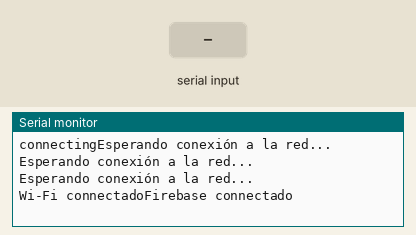
This sketch was run on a simulated ESP8266 (NodeMCU). Parts: the last lines printed to the serial monitor. Inputs (shaded band) come from the test bench. WiFi joins after 1.5 s; servers stay silent unless stated.

Above: at 2.7 s.
2.8 s: "90,45\n" received over the second serial link
At 5.3 s:
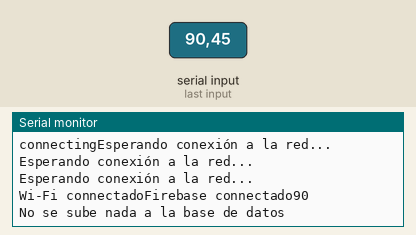
5.8 s: "30,150\n" received over the second serial link
At 7.8 s:
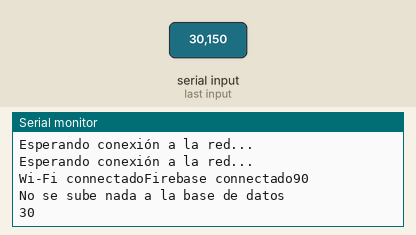

The sketch:

Firebase_Nodemcu.ino
```cpp
/*
   Proframa cargado al NodeMCU 8266, utilizando
   el IDE de Arduino
*/
//Librerías para usar el NodeMCU 8266 y Firebase
#include <ESP8266WiFi.h>
#include <FirebaseArduino.h>

//Informacipon de la base de datos de Firebase
#define FIREBASE_HOST "refrigerador-inteligente.firebaseio.com"
#define FIREBASE_AUTH "rvPLT3FuS117nnM56IQy5ibU5snfU7BSMEO0rObb"

//Nombre y contraseña de la red a conectar
#define WIFI_SSID "Tvcable_Rojas"
#define WIFI_PASSWORD "Jesus2017"

#include <SoftwareSerial.h>
//pines a utilizar para la comunicación serial
SoftwareSerial s(D6, D5); //Rx,Tx
//variable de lectura
String sensor;
//variable a subir a la base de datos
int subir;

void setup() {
  Serial.begin(9600);
  s.begin(9600);
  //conexión a la red wi-fi
  WiFi.begin(WIFI_SSID, WIFI_PASSWORD);
  Serial.print("connecting");
  //verificando conexión
  while (WiFi.status() != WL_CONNECTED) {
    Serial.println("Esperando conexión a la red...");
    delay(500);
  }
  Serial.print("Wi-Fi connectado");
  //una vez conectado a la red wi-fi, se puede conectar Firebase
  Firebase.begin(FIREBASE_HOST, FIREBASE_AUTH);
  Serial.print("Firebase connectado");
}

void loop() {

  // validando recibimiento de información
  if (s.available() > 0) {
    /*se crea un ciclo for para que se llenen los valores
        sensados por la celda de carga y se actualicen en la
        base de datos
    */
    for (int op = 1; op < 5; op++) {
      /*
         Primero se lee la información que envía
         el arduino, luego se la transforma a float
         para subir a la base de datos
      */
      sensor = s.readStringUntil(13);
      subir = sensor.toInt();
      if (op == 1) {
        //subiendo información establecida a la base de datos
        /*
           cada celda de carga se enceró con su masa inicial
           por eso cuando no haya nada, la lectura será un
           número negativo e indicará que su masa real o vacía
           es 0
        */
        if (subir < 0) {
          Firebase.setInt("Refrigerador/Agua", 0);
          Serial.println(0);
        } else if (subir > 0) {
          /*
             cuando la lectura es mayor a 0, significa que si hay producto
             y por ende medirá dicha masa y la subirá a la base de datos
          */
          Firebase.setInt("Refrigerador/Agua", subir);
          Serial.println(subir);
        } else {
          Serial.println("No se sube nada a la base de datos");
        }
      }
      //en kas otras opciones se aplica el mismo criterio explicado anteriormente
      else if (op == 2) {
        if (subir < 0) {
          Firebase.setInt("Refrigerador/Lacteos", 0);
          Serial.println(0);
        } else if (subir > 0) {
          Firebase.setInt("Refrigerador/Lacteos", subir);
          Serial.println(subir);
        } else {
          Serial.println("No se sube nada a la base de datos");
        }

      } else if (op == 3) {
        if (subir < 0) {
          Firebase.setInt("Refrigerador/Jugo", 0);
          Serial.println(0);
        } else if (subir > 0) {
          Firebase.setInt("Refrigerador/Jugo", subir);
          Serial.println(subir);
        } else {
          Serial.println("No se sube nada a la base de datos");
        }

      } else if (op == 4) {
        if (subir < 0) {
          Firebase.setInt("Refrigerador/Gaseosa", 0);
          Serial.println(0);
        } else if (subir > 0) {
          Firebase.setInt("Refrigerador/Gaseosa", subir);
          Serial.println(subir);
        } else {
          Serial.println("No se sube nada a la base de datos");
        }

      }

    }
  }
}
```

Measured:
- after the input at 2.8 s, the serial monitor: prints a new line after 1.2 s (image 1)
- after the input at 5.8 s, the serial monitor: prints a new line after 1.2 s (image 2)
